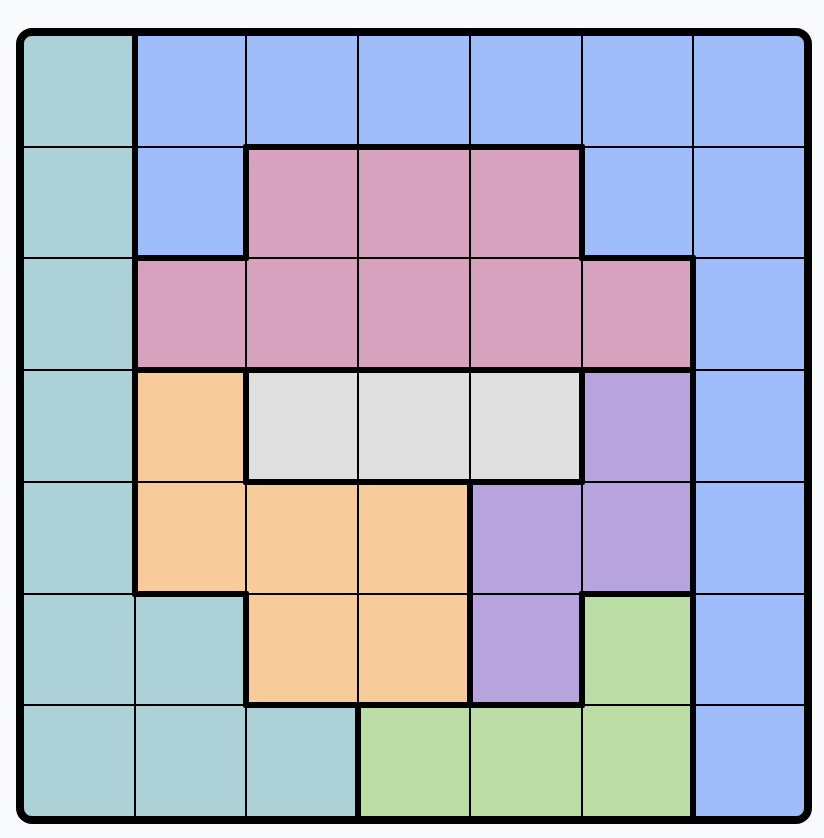
#> input picture queens_25.png, 824 x 838 px
$ python solve_from_file.py
#> lines starting #> are read from the running program, lines starting #| are printed output that depends on the picture; after the words box and inside, x2 and y2 are one past the last pixel; in counts of white or black regions, pixels touching at a corner belong together
### processing/read_file.py
import cv2
import numpy as np
from PIL import Image
from collections import Counter


def color_distance(c1, c2):
    return np.sqrt(np.sum((np.array(c1) - np.array(c2)) ** 2))


# Function to merge similar colors
def merge_similar_colors(grid, tolerance=10):
    unique_colors = []
    color_map = {}

    for row in grid:
        for color in row:
            merged = False
            for unique_color in unique_colors:
                if color_distance(color, unique_color) < tolerance:
                    color_map[color] = unique_color
                    merged = True
                    break
            if not merged:
                unique_colors.append(color)
                color_map[color] = color

    merged_color_grid = [[color_map[color] for color in row] for row in grid]
    return merged_color_grid


def build_grid_for_solver(color_grid, colors):
    grid = []
    for row in color_grid:
        r = []
        for entry in row:
            r.append([colors.index(entry), False])
        grid.append(r)
    return grid


def process_file(image_path):
#> called with image_path = '../queens_25.png'
    img = Image.open(image_path)
#> img is the input picture: PIL image 824x838 RGBA; mean R, G, B, A 177.7, 181.1, 195.8, 255
    img_np = np.array(img)
    gray = cv2.cvtColor(img_np, cv2.COLOR_BGR2GRAY)
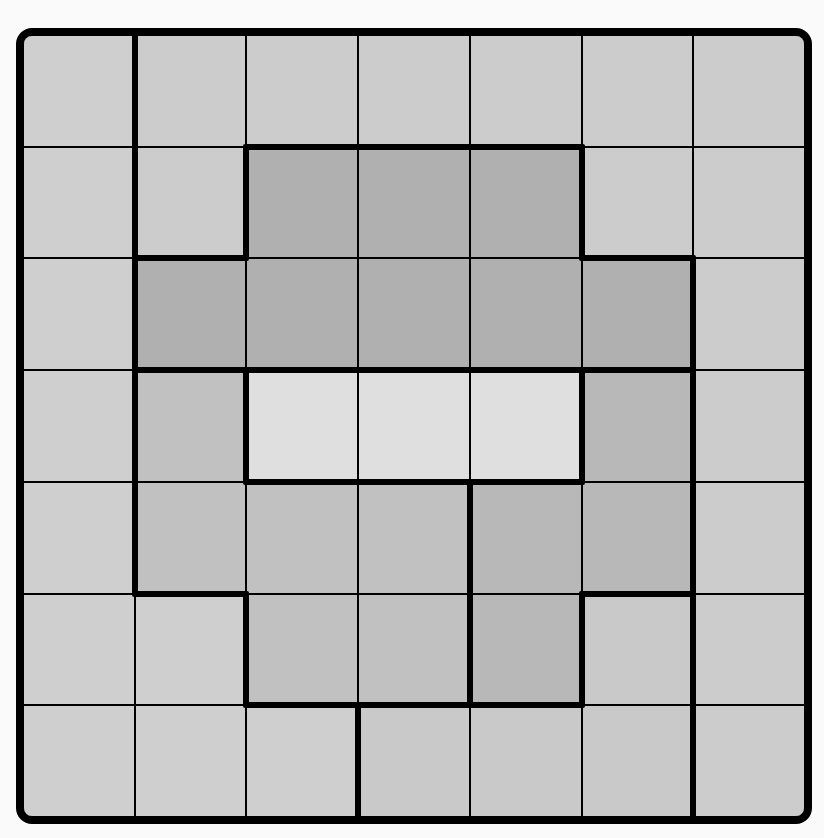
#> gray: shape (838, 824); min 0, max 250, mean 185.2
    edges = cv2.Canny(gray, 50, 150, apertureSize=3)
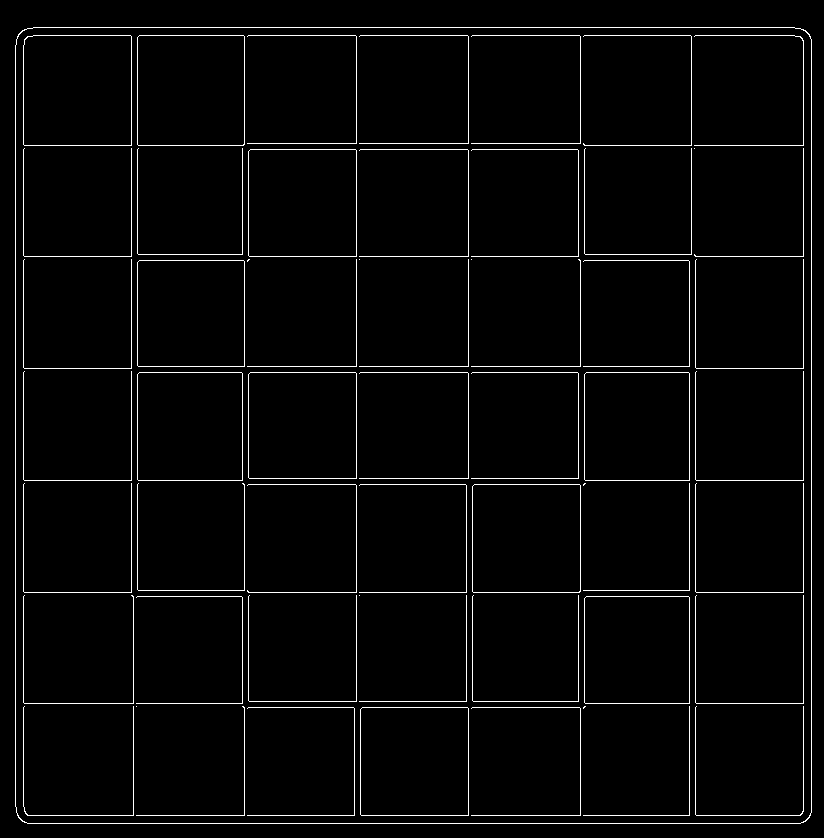
#> edges: shape (838, 824); 2.8% white in thin lines or dots
    black_mask = cv2.inRange(gray, 0, 0)
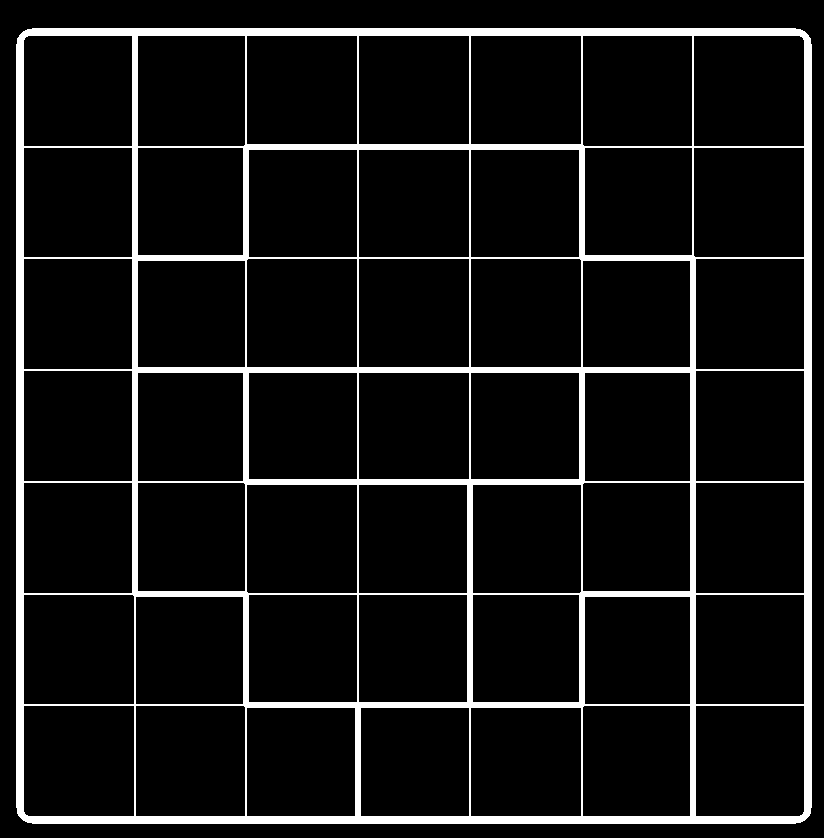
#> black_mask: shape (838, 824); 8.6% white; 1 white region, box (x1, y1, x2, y2) and area: (16, 28, 812, 824) 59658
    kernel = np.ones((3, 3), np.uint8)
    black_mask_cleaned = cv2.morphologyEx(black_mask, cv2.MORPH_CLOSE, kernel)
    black_mask_cleaned = cv2.morphologyEx(black_mask_cleaned, cv2.MORPH_OPEN, kernel)
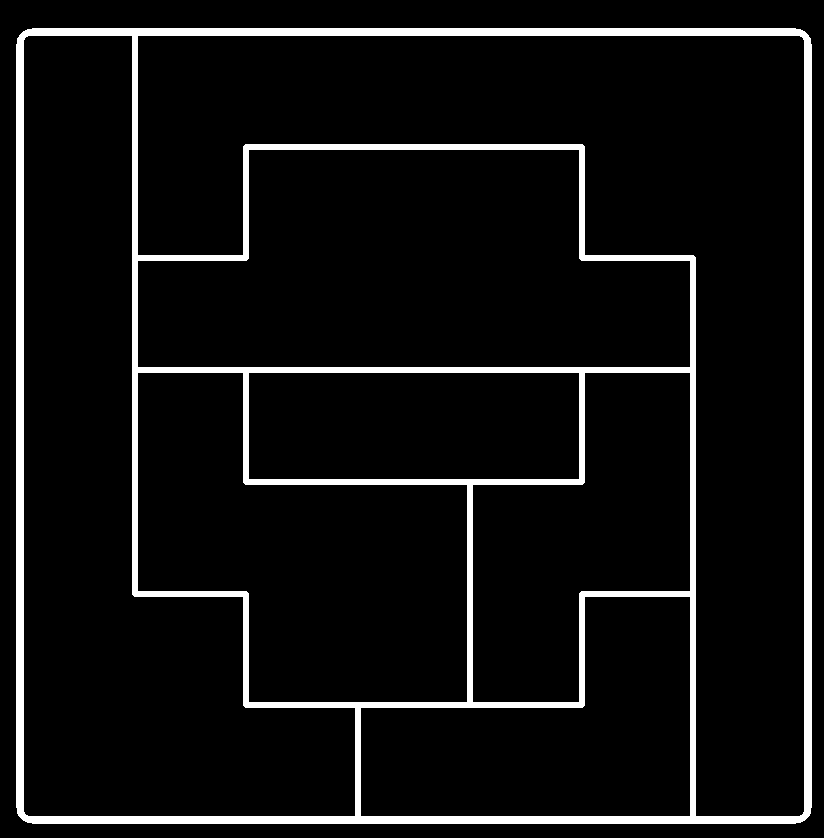
#> black_mask_cleaned: shape (838, 824); 7.2% white; 1 white region

    # Display the cleaned black mask
    # cv2.imshow('Cleaned Black Mask', black_mask_cleaned)
    # cv2.waitKey(0)
    # cv2.destroyAllWindows()
    contours, _ = cv2.findContours(black_mask_cleaned, cv2.RETR_TREE, cv2.CHAIN_APPROX_SIMPLE)
#> contours = 8 contours; box (x1, y1, x2, y2) and area: (16, 28, 812, 824) 631759, (137, 35, 805, 817) 170022, (23, 35, 356, 817) 121739, (137, 149, 691, 368) 95913, (137, 372, 468, 703) 71492, (360, 596, 691, 817) 47736, (472, 372, 691, 703) 47076, (248, 372, 580, 480) 35415
    # print(len(contours))
    # print(edges)
    # contours, _ = cv2.findContours(edges, cv2.RETR_TREE, cv2.CHAIN_APPROX_SIMPLE)
    # # Sort and find the largest rectangle contour which should be the outer border of the grid
    contours = sorted(contours, key=cv2.contourArea, reverse=True)
    grid_contour = contours[0]
#> grid_contour = contour of 48 points, box (x1, y1, x2, y2) (16, 28, 812, 824), area 631759

    x, y, w, h = cv2.boundingRect(grid_contour)
#> x = 16; y = 28; w = 796; h = 796
    size = len(contours) - 1
#> size = 7
    cell_width = w // size
#> cell_width = 113
    cell_height = h // size
#> cell_height = 113

    color_grid = []
    for row in range(size):
        color_row = []
        for col in range(size):
            # Get the color of the center pixel of the square
            center_x = x + int((col + 0.5) * cell_width)
            center_y = y + int((row + 0.5) * cell_height)
            color = tuple(img_np[center_y, center_x][:3])
            color_row.append(color)
        color_grid.append(color_row)
#> after the loop, color_grid = 7 items
    color_grid = merge_similar_colors(color_grid, tolerance=0)
#> the loop in merge_similar_colors, `for row in grid:` made 7 passes
#> after the loop in merge_similar_colors, `for row in grid:`: color_map = {(172, 209, 215): (172, 209, 215), (158, 189, 250): (158, 189, 250), (214, 162, 190): (214, 162, 190), (247, 203, 154): (247, 203, 154), (223, 223, 223): (223, 223, 223), (183, 164, 222): (183, 164, 222), (188, 222, 166): (188, 222, 166)}; unique_colors = 49 items, first 6: (172, 209, 215), (158, 189, 250), (158, 189, 250), (158, 189, 250), (158, 189, 250), (158, 189, 250)
#> in merge_similar_colors, `merged_color_grid = [[color_map[color] for color in row] for row in gr..`: merged_color_grid = 7 items

    color_indexes = set()
    for row in color_grid:
        for entry in row:
            color_indexes.add(entry)
#> this loop made 7 passes
#> after the loop, color_indexes = 7 items
    colors = list(color_indexes)
#> colors = [(223, 223, 223), (188, 222, 166), (158, 189, 250), (247, 203, 154), (214, 162, 190), (172, 209, 215), (183, 164, 222)]
    return build_grid_for_solver(color_grid, colors)
#> the loop in build_grid_for_solver, `for row in color_grid:` made 7 passes
#> after the loop in build_grid_for_solver, `for row in color_grid:`: grid = 7 items

### solver/solver.py
from collections import deque

neighbors_2d_4 = [(-1, 0), (1, 0), (0, -1), (0, 1)]
neighbors_diag = [(-1, -1), (-1, 1), (1, -1), (1, 1)]


def validate_row(grid, row):
    """
    Each row must have 1 queen.
    :param grid: Current state of the board
    :param row: Row index we're checking
    :return: True if valid (only one queen). False otherwise
    """
    c = 0
    for col_val in grid[row]:
        if col_val[1]:
            c += 1
    return c == 1


def validate_col(grid, col):
    """
    Each column must have 1 queen.
    :param grid: Current state of the board
    :param col: Column index we're checking
    :return: True if valid (only one queen). False otherwise
    """
    c = 0
    for row in grid:
        if row[col][1]:
            c += 1
    return c == 1


def valid_point(grid, point):
    """
    Checks if the point is out of bounds or not.
    :param grid: Current state of the board
    :param point: i,j coordinates of the point
    :return: True if the point is in bounds. False otherwise.
    """
    i, j = point
    return 0 <= i < len(grid) and 0 <= j < len(grid[i])


def flood_fill(grid, i, j):
    """
    Each grid spot is a tuple of number / queenPresent.
    This checks that the color in the target spot only has one queen.
    :param grid: Current state of the board
    :param i: Row index
    :param j: Col index
    :return: True if the color has only one queen.
    """
    color = grid[i][j][0]
    seen = set()
    toVisit = deque([(i, j)])
    count = 0
    while toVisit:
        curr = toVisit.popleft()
        c_i, c_j = curr
        if valid_point(grid, curr) and grid[c_i][c_j][0] == color and curr not in seen:
            if grid[c_i][c_j][1]:
                count += 1
            seen.add(curr)
            for di, dj in neighbors_2d_4:
                toVisit.append((c_i + di, c_j + dj))
    return count == 1


def validate_diag_neighbors(grid, i, j):
    """
    A queen placement can't have any adjacent (including diagonals) queens. The row and column validators check the
    direct neighbors, so we need to check the diagonals here.
    :param grid: Current state of the board
    :param i: Row index
    :param j: Column index
    :return: True if there are no neighboring queens.
    """
    c = 0
    for di, dj in neighbors_diag:
        ni, nj = i + di, j + dj
        if valid_point(grid, (ni, nj)) and grid[ni][nj][1]:
            c += 1
    return c == 0


def validate_placement(grid, i, j):
    """
    Checks if placing a queen here is valid
    :param grid: Current state of the board
    :param i: row index
    :param j: col index
    :return: True if placing a queen here is valid
    """
    return (validate_diag_neighbors(grid, i, j)
            and validate_col(grid, j)
            and validate_row(grid, i)
            and flood_fill(grid, i, j))


def recurse(grid, row):
    """
    Uses recursive backtracking to solve the Linkedin Queens game.
    :param grid: Current state of the board
    :param row: Row index to place a queen in.
    :return: Solution
    """
#> called with row = 0
    if row == len(grid):
        # we're done, return.
        return grid
    for col in range(len(grid[row])):
        grid[row][col][1] = True
        if validate_placement(grid, row, col):
            v = recurse(grid, row + 1)
            if v:
                return v
        grid[row][col][1] = False
#> this loop made 1 pass
    return None


def print_sol(sol):
    for line in sol:
        s = ""
        for entry in line:
            if entry[1]:
                s += f"({str(entry[0])})\t"
            else:
                s += f"{str(entry[0])}\t"
        print(s)


# [23 lines that do not run on import are left out]

### solver/solve_from_file.py
from processing.read_file import process_file
from solver import print_sol, recurse

if __name__ == '__main__':
    grid = process_file("../queens_25.png")
    print_sol(recurse(grid, 0))

$ run again, with queens.png copied over queens_25.png
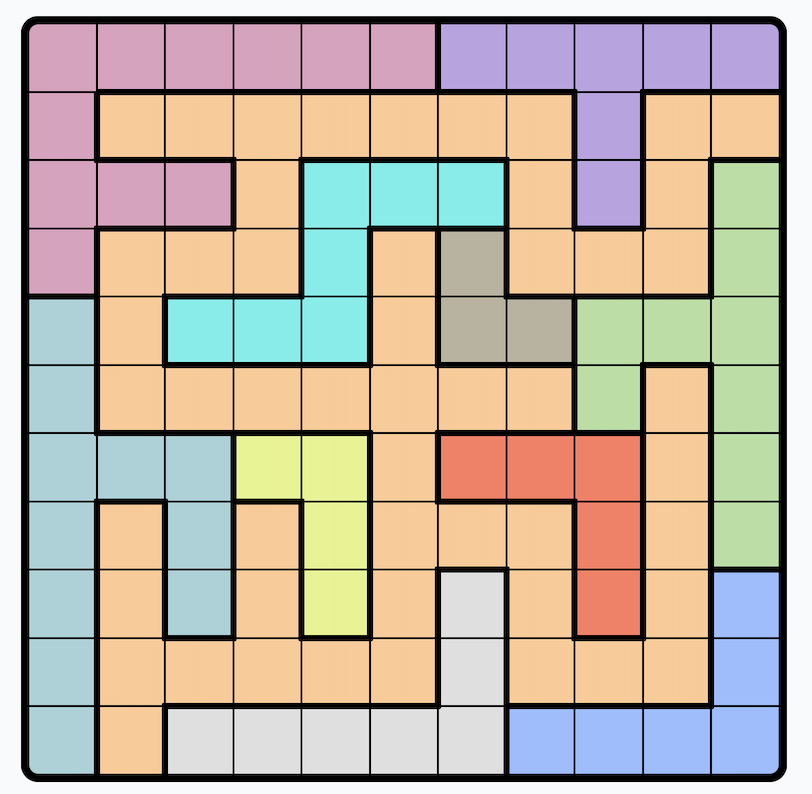
#> input picture queens.png, 812 x 794 px
#> in process_file, img is the input picture: PIL image 812x794 RGBA; mean R, G, B, A 191.1, 179.2, 163.6, 255
#> in process_file, `edges = cv2.Canny(gray, 50, 150, apertureSize=3)`:
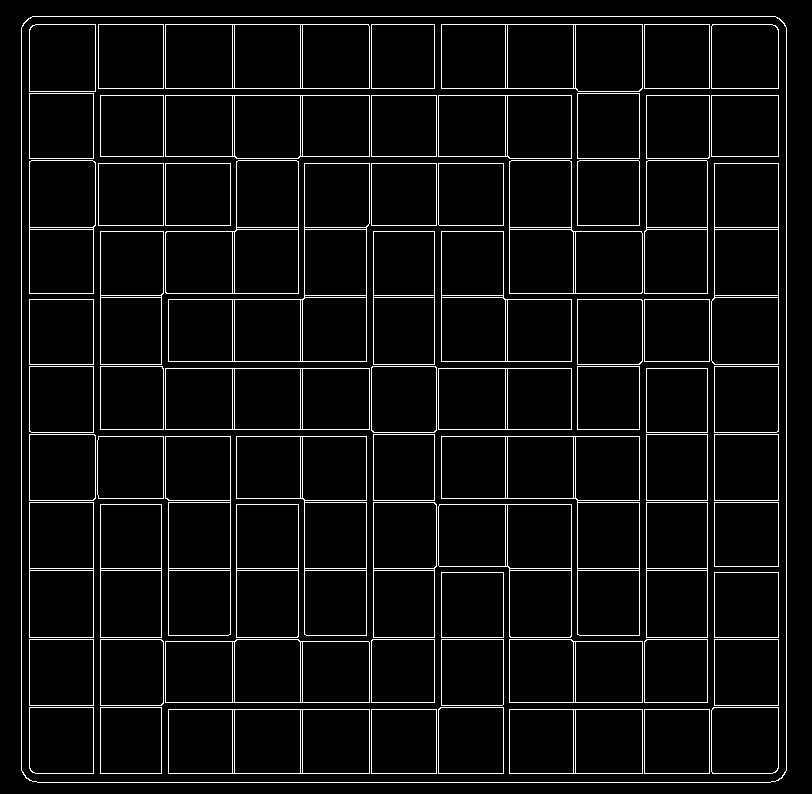
#> edges: shape (794, 812); 5.3% white in thin lines or dots
#> black_mask: shape (794, 812); 7.8% white in thin lines or dots
#> in process_file, `black_mask_cleaned = cv2.morphologyEx(black_mask_cleaned, cv2.MORPH_OP..`:
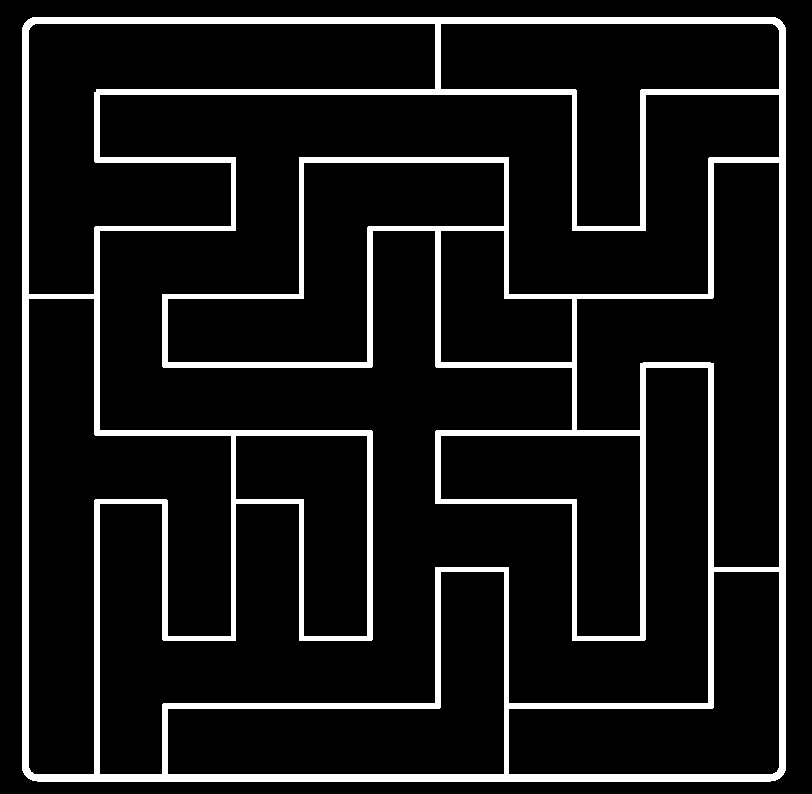
#> black_mask_cleaned: shape (794, 812); 9.9% white; 1 white region
#> contours = 12 contours; largest, box (x1, y1, x2, y2) and area: (22, 17, 786, 782) 582750, (99, 94, 780, 775) 220314, (28, 23, 436, 295) 49144, (28, 298, 232, 775) 48933, (576, 162, 780, 568) 39852
#> grid_contour = contour of 44 points, box (x1, y1, x2, y2) (22, 17, 786, 782), area 582750
#> x = 22; y = 17; w = 764; h = 765
#> size = 11
#> cell_width = 69
#> after the loop in process_file, `for row in range(size):`: color_grid = 11 items
#> the loop in merge_similar_colors, `for row in grid:` made 11 passes
#> after the loop in merge_similar_colors, `for row in grid:`: color_map = 14 items; unique_colors = 121 items, first 6: (214, 163, 190), (214, 163, 190), (213, 163, 189), (214, 163, 189), (214, 163, 190), (213, 163, 189)
#> merged_color_grid = 11 items
#> the loop in process_file, `for row in color_grid:` made 11 passes
#> after the loop in process_file, `for row in color_grid:`: color_indexes = 14 items
#> colors = [(223, 223, 223), (188, 222, 166), (138, 236, 233), (158, 189, 250), (247, 203, 154), (214, 163, 190), (247, 203, 153), (184, 178, 160), (173, 209, 215), (214, 163, 189), (213, 163, 189), (238, 130, 104), (183, 164, 222), (232, 243, 149)]
#> the loop in build_grid_for_solver, `for row in color_grid:` made 11 passes
#> after the loop in build_grid_for_solver, `for row in color_grid:`: grid = 11 items
#> the loop in recurse, `for col in range(len(grid[row])):` made 1 pass
#> the loop in print_sol, `for line in sol:` made 11 passes
#| (5)	5	10	9	5	10	12	12	12	12	12
#| 5	4	(6)	4	4	6	4	4	12	4	4
#| 5	5	10	4	(2)	2	2	4	12	4	1
#| 5	(4)	6	4	2	6	7	4	6	4	1
#| 8	4	2	2	2	(6)	7	7	1	1	1
#> (further printed lines are left out)
